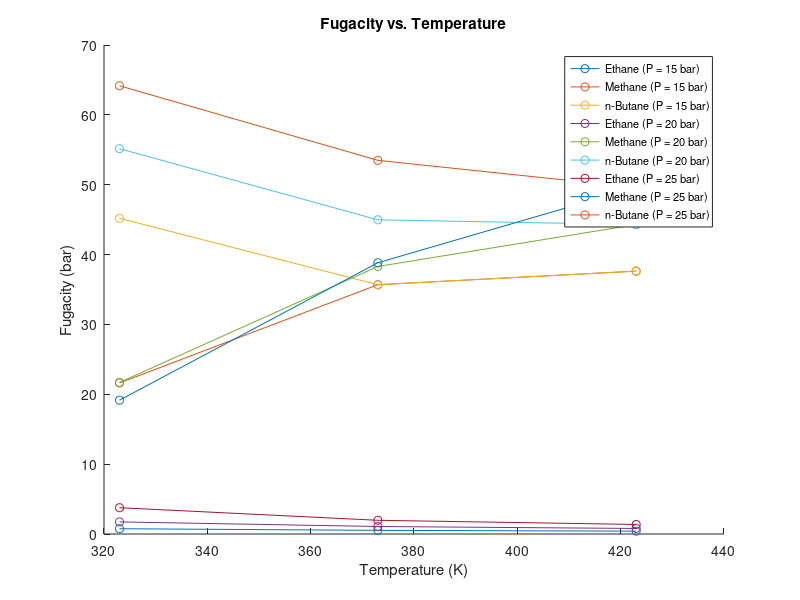
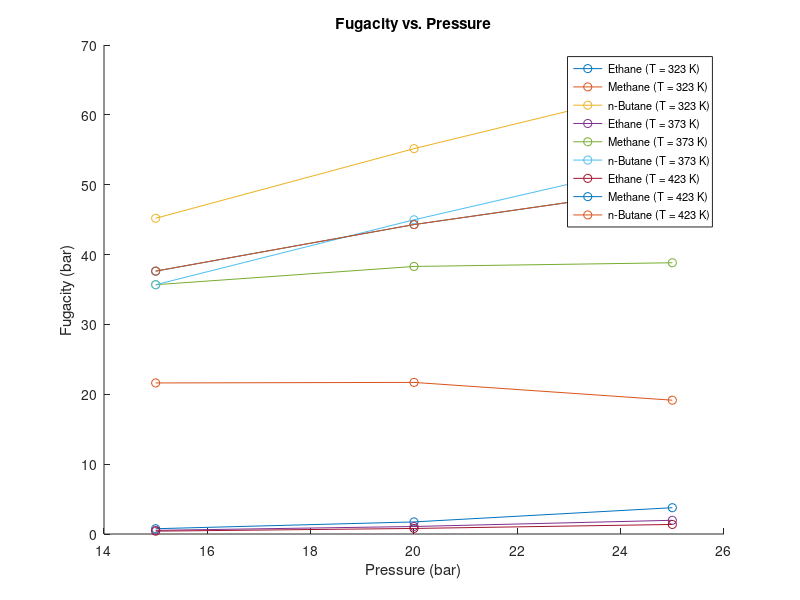

These figures' MATLAB source, in order:
% Given critical properties
% Methane (CH4)
Tc1 = 190.6;  % Critical temperature (K)
Pc1 = 45.99;  % Critical pressure (bar)

% Ethane (C2H6)
Tc2 = 305.3;  % Critical temperature (K)
Pc2 = 48.72;  % Critical pressure (bar)

% n-Butane (C4H10)
Tc3 = 425.2;  % Critical temperature (K)
Pc3 = 37.96;  % Critical pressure (bar)

%Tc and Pcs are from dortmund database

% Given composition (in mole fraction)
z = [0.2; 0.45; 0.35];

% Universal gas constant (bar L / mol K)
R = 0.08314;

% Define temperature and pressure ranges for analysis
temperature_range = [323, 373, 423]; % in K
pressure_range = [15, 20, 25];       % in bar

% Preallocate arrays for fugacity values
fugacity_ethane = zeros(numel(temperature_range), numel(pressure_range));
fugacity_methane = zeros(numel(temperature_range), numel(pressure_range));
fugacity_nbutane = zeros(numel(temperature_range), numel(pressure_range));

% Perform calculations for different temperature and pressure values
for i = 1:numel(temperature_range)
    for j = 1:numel(pressure_range)
        T = temperature_range(i);
        P = pressure_range(j);
        
        % Peng-Robinson constants for the components
        % Methane (CH4)
        a1 = 0.45724 * (R * Tc1)^2 / Pc1;
        b1 = 0.07780 * (R * Tc1) / Pc1;

        % Ethane (C2H6)
        a2 = 0.45724 * (R * Tc2)^2 / Pc2;
        b2 = 0.07780 * (R * Tc2) / Pc2;

        % n-Butane (C4H10)
        a3 = 0.45724 * (R * Tc3)^2 / Pc3;
        b3 = 0.07780 * (R * Tc3) / Pc3;

        % Mixing rule for the Peng-Robinson parameters
        amix = z(1) * sqrt(a1 * a1) + z(2) * sqrt(a2 * a2) + z(3) * sqrt(a3 * a3);
        bmix = z(1) * b1 + z(2) * b2 + z(3) * b3;

        % Calculate fugacity coefficients
        A = amix * P / (R * R * T * T);
        B = bmix * P / (R * T);
        coeffs = [1, -1, A - B - B^2, -A * B];
        Z = roots(coeffs);

        % Select the correct root (Z>1) and calculate fugacity coefficients
        Z = Z(Z > B);
        fugacity_coeff = Z - 1 - log(Z - B);

        % Calculate fugacities
        fugacity = fugacity_coeff * P;

        % Extract fugacities
        fugacity_ethane(i, j) = real(fugacity(1));
        fugacity_methane(i, j) = real(fugacity(2));
        fugacity_nbutane(i, j) = real(fugacity(3));
        
        % Print fugacities
        fprintf('Temperature: %d K, Pressure: %d bar\n', T, P);
        fprintf('Fugacity of Ethane: %.4f bar\n', fugacity_ethane(i, j));
        fprintf('Fugacity of Methane: %.4f bar\n', fugacity_methane(i, j));
        fprintf('Fugacity of n-Butane: %.4f bar\n', fugacity_nbutane(i, j));
        fprintf('\n');
    end
end

% Plotting fugacity vs. temperature
figure;
hold on;
for i = 1:numel(pressure_range)
    plot(temperature_range, fugacity_ethane(:, i), '-o', 'DisplayName', sprintf('Ethane (P = %d bar)', pressure_range(i)));
    plot(temperature_range, fugacity_methane(:, i), '-o', 'DisplayName', sprintf('Methane (P = %d bar)', pressure_range(i)));
    plot(temperature_range, fugacity_nbutane(:, i), '-o', 'DisplayName', sprintf('n-Butane (P = %d bar)', pressure_range(i)));
end
hold off;
xlabel('Temperature (K)');
ylabel('Fugacity (bar)');
legend('Location', 'northeast', 'FontSize', 8);
title('Fugacity vs. Temperature');

% Plotting fugacity vs. pressure
figure;
hold on;
for i = 1:numel(temperature_range)
    plot(pressure_range, fugacity_ethane(i, :), '-o', 'DisplayName', sprintf('Ethane (T = %d K)', temperature_range(i)));
    plot(pressure_range, fugacity_methane(i, :), '-o', 'DisplayName', sprintf('Methane (T = %d K)', temperature_range(i)));
    plot(pressure_range, fugacity_nbutane(i, :), '-o', 'DisplayName', sprintf('n-Butane (T = %d K)', temperature_range(i)));
end
hold off;
xlabel('Pressure (bar)');
ylabel('Fugacity (bar)');
legend('Location', 'northeast', 'FontSize', 8);
title('Fugacity vs. Pressure');
